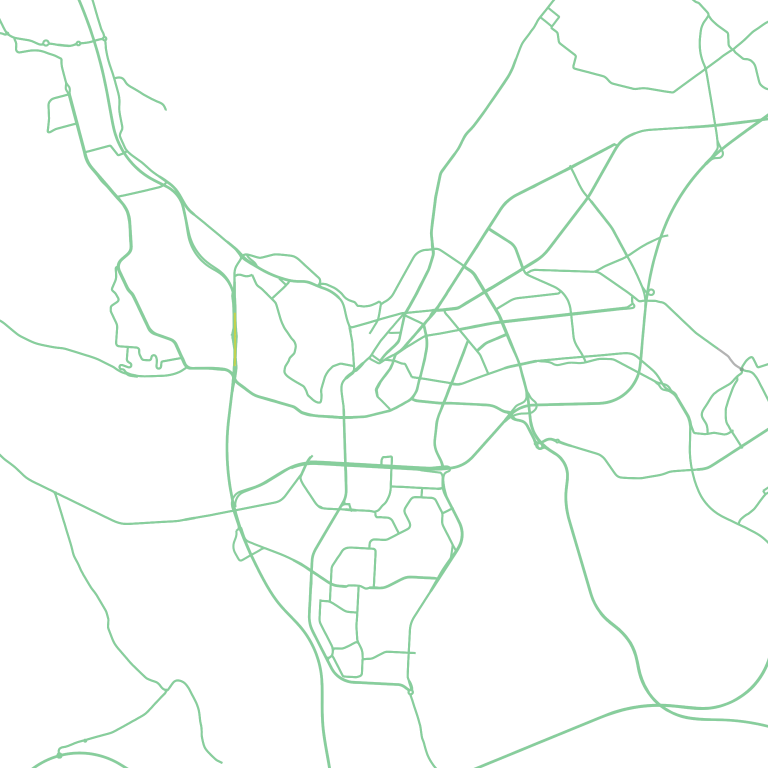
#> input picture data/traffic/202501310001_example.png, 2304 x 2304 px (shown at 1/3 size); its folder holds only this picture in this run
$ jupyter execute --allow-errors traffic.ipynb
#> lines starting #> are read from the running program, lines starting #| are printed output that depends on the picture; after the words box and inside, x2 and y2 are one past the last pixel; in counts of white or black regions, pixels touching at a corner belong together
[cell 1]
import os
import glob
import math
import numpy as np
from PIL import Image
import folium
from folium.raster_layers import ImageOverlay


# ---------------------------------------------------------
# CONFIGURATION
# ---------------------------------------------------------

TRAFFIC_DIR = "../../data/traffic"  # folder containing traffic PNGs

LAT = 48.14553552490184
LNG = 17.114780288953938
MAP_WIDTH = 2304
MAP_HEIGHT = 2304
MAP_ZOOM = 14


# ---------------------------------------------------------
# 1. Load Traffic Images
# ---------------------------------------------------------


def load_traffic_images(folder):
    image_paths = sorted(glob.glob(os.path.join(folder, "*.png")))

    if not image_paths:
        raise ValueError("No traffic images found in folder.")

    images = []
    for path in image_paths:
        img = Image.open(path).convert("RGBA")
        images.append(np.array(img))

    print(f"Loaded {len(images)} traffic images.")
    return images


# ---------------------------------------------------------
# 2. Aggregate Images (Preserve Traffic Colors)
# ---------------------------------------------------------


def aggregate_traffic_images(images):
    stack = np.stack(images, axis=0)

    rgb = stack[:, :, :, :3]
    alpha = stack[:, :, :, 3]

    # Mask for non-transparent pixels
    mask = alpha > 0

    # Count how many valid pixels per location
    count = np.maximum(mask.sum(axis=0), 1)

    # Sum only valid pixels
    summed = (rgb * mask[..., None]).sum(axis=0)

    # Average RGB values
    avg_rgb = summed / count[..., None]

    # Alpha channel: pixel visible if at least one image had data
    avg_alpha = (mask.sum(axis=0) > 0).astype(np.uint8) * 255

    result = np.dstack([avg_rgb.astype(np.uint8), avg_alpha])

    return Image.fromarray(result, mode="RGBA")


# ---------------------------------------------------------
# 3. Compute Image Bounds (Geographic Alignment)
# ---------------------------------------------------------


def calculate_image_bounds(center_lat, center_lng, zoom, width, height):
    scale_factor = 104300 / (2**zoom)

    lat_span = (height * scale_factor) / 111320
    lng_span = (width * scale_factor) / (
        111320 * abs(math.cos(math.radians(center_lat)))
    )

    bounds = [
        [center_lat - lat_span / 2, center_lng - lng_span / 2],  # bottom-left
        [center_lat + lat_span / 2, center_lng + lng_span / 2],  # top-right
    ]

    return bounds


# ---------------------------------------------------------
# 4. Build Aggregated Traffic Map
# ---------------------------------------------------------


def build_traffic_heatmap():
    # Load images
    images = load_traffic_images(TRAFFIC_DIR)
#> in load_traffic_images, img is the input picture: PIL image 2304x2304 RGBA; mean R, G, B, A 248.5, 252.2, 249.6, 15.1
#| Loaded 1 traffic images.
#> images = 1 item

    # Aggregate across time
    aggregated_image = aggregate_traffic_images(images)
#> in aggregate_traffic_images, `count = np.maximum(mask.sum(axis=0), 1)`: count: shape (2304, 2304) int64; every value is 1
#> in aggregate_traffic_images, `summed = (rgb * mask[..., None]).sum(axis=0)`:
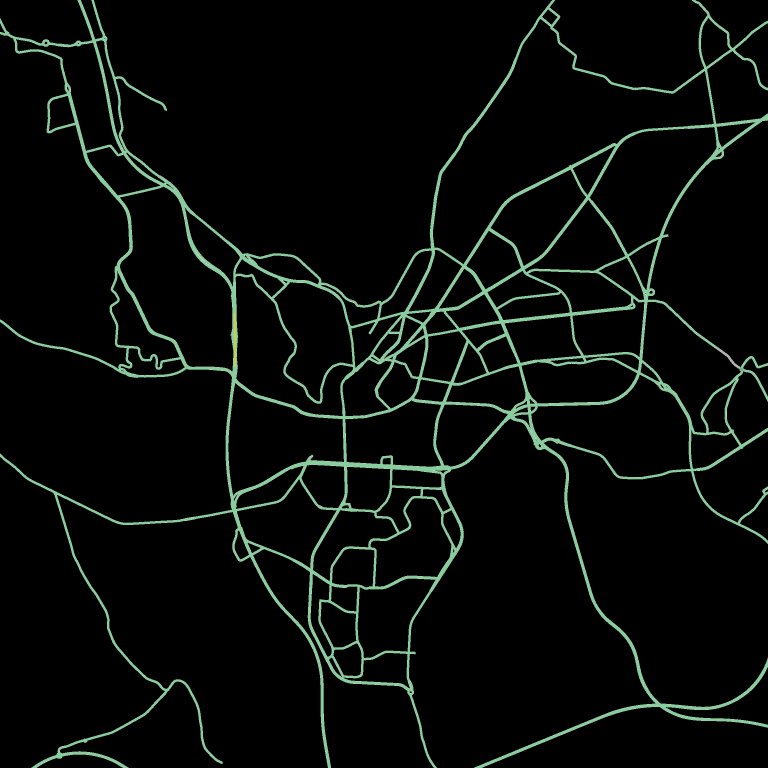
#> summed: shape (2304, 2304, 3) uint64 (shown at 1/3 size); mean of channels 0, 1, 2 8.6, 12.4, 9.7; drawn as R, G, B
#> in aggregate_traffic_images, `avg_alpha = (mask.sum(axis=0) > 0).astype(np.uint8) * 255`:
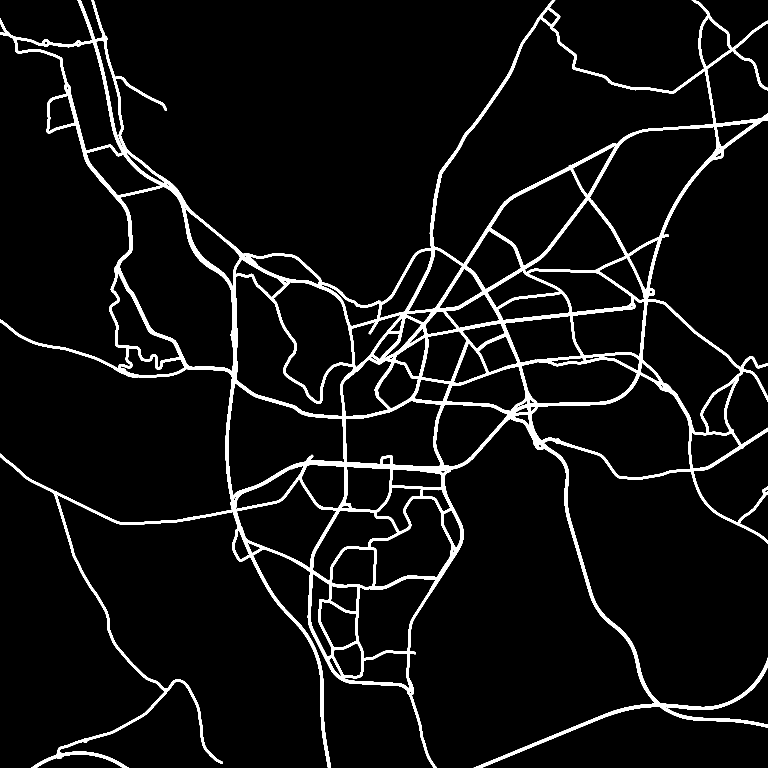
#> avg_alpha: shape (2304, 2304) (shown at 1/3 size); 5.9% white; 1 white region, box (x1, y1, x2, y2) and area: (0, 0, 2304, 2304) 315256

    # Save aggregated result
    output_path = "cache/aggregated_traffic.png"
    aggregated_image.save(output_path)
    print(f"Aggregated image saved to {output_path}")

    # Compute geographic bounds
    bounds = calculate_image_bounds(LAT, LNG, MAP_ZOOM, MAP_WIDTH, MAP_HEIGHT)

    # Create Folium map
    m = folium.Map(location=[LAT, LNG], zoom_start=MAP_ZOOM)

    # Overlay traffic raster
    ImageOverlay(
        image=output_path,
        bounds=bounds,
        opacity=0.85,
        interactive=False,
        cross_origin=False,
    ).add_to(m)

    return m


# ---------------------------------------------------------
# 5. Run
# ---------------------------------------------------------

#> (the rest of this cell did not finish here and is left out)
